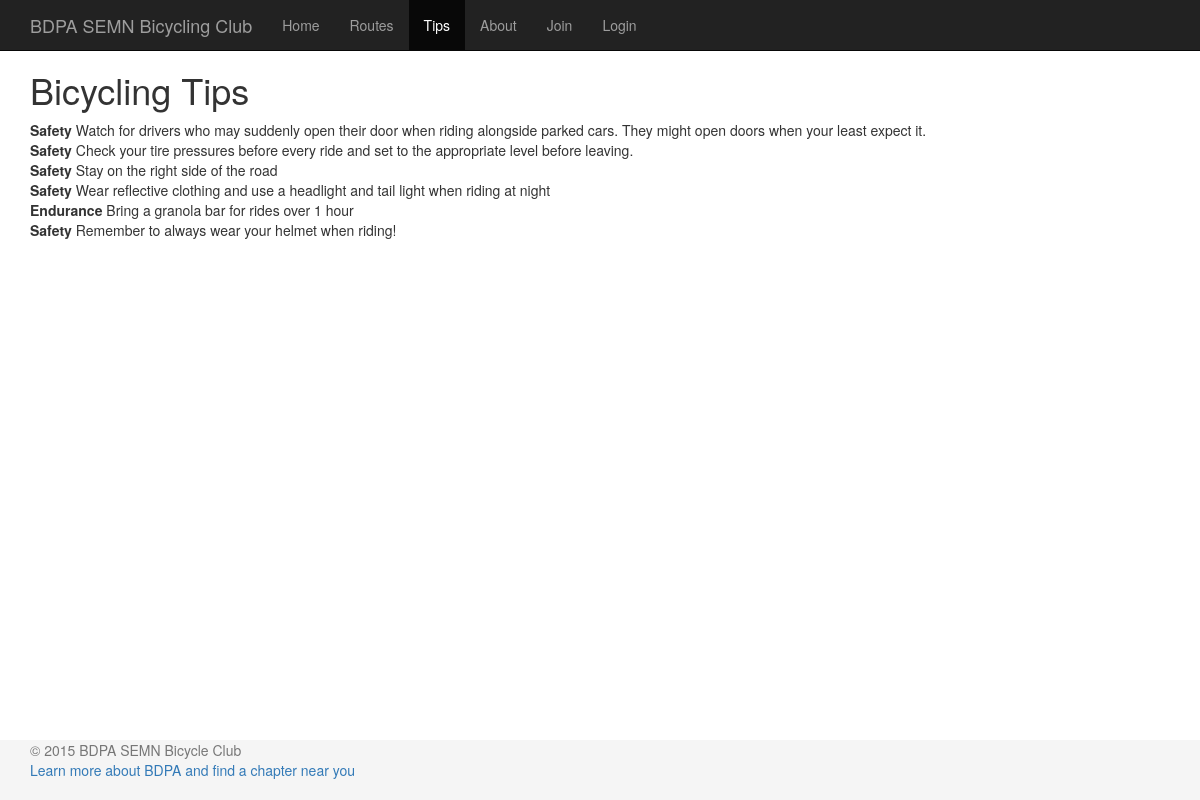
/FinalProject/tips.php, run on an earlier commit of the app's database.
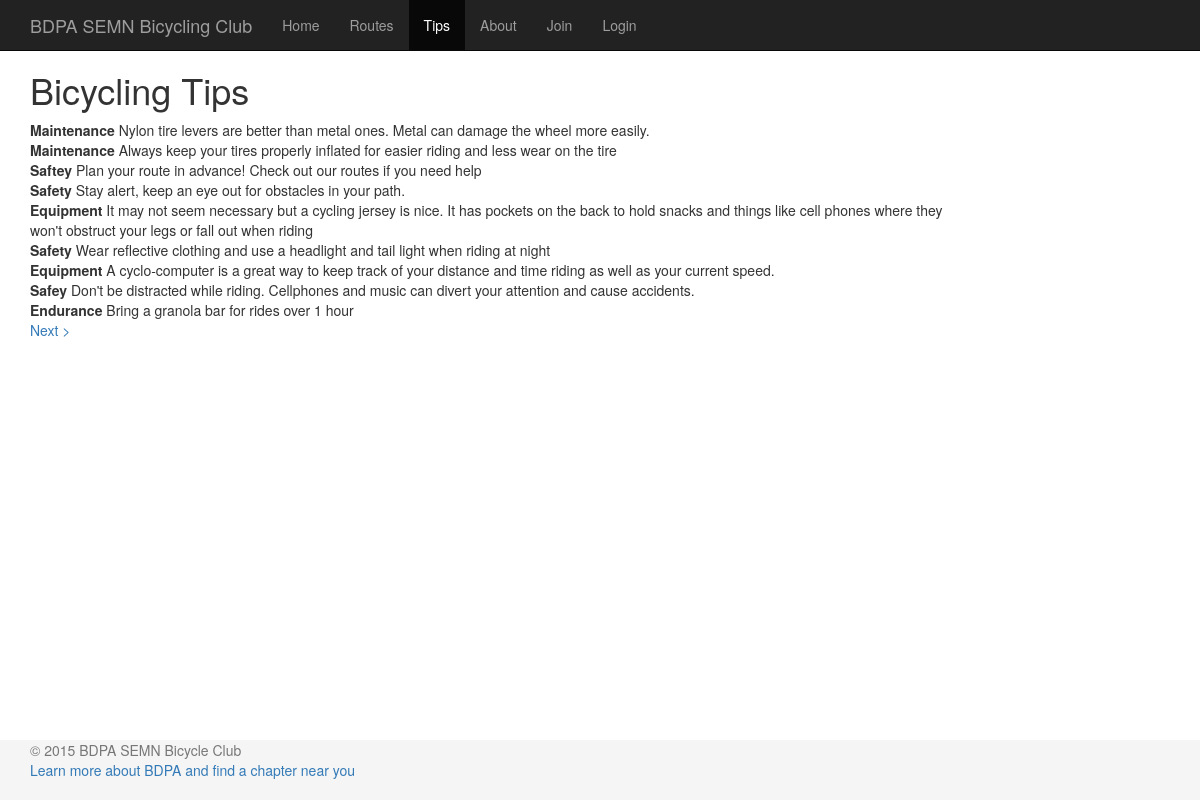
And on a later commit of the database.
### tables this page shows
CREATE TABLE `tips` (
  `TipID` int(11) unsigned NOT NULL AUTO_INCREMENT,
  `UserID` int(11) NOT NULL,
  `Type` varchar(50) DEFAULT NULL,
  `Text` mediumtext,
  `DateAdded` datetime NOT NULL,
  PRIMARY KEY (`TipID`),
  KEY `UserID` (`UserID`,`TipID`),
  KEY `DateAdded` (`DateAdded`),
  KEY `Type` (`Type`,`DateAdded`)
);

### FinalProject/includes/functions.php (called while the page is built, shortened)
<?php
function getFilename() {
    $path = explode('/', $_SERVER['PHP_SELF']);
    return array_pop($path);
}

### FinalProject/includes/tip.php (called while the page is built, shortened)
<?php
function getRecentTips($rowoffset = 0, $pagesize = 9999) {
    global $mysql;
    $select = "SELECT * FROM tips ORDER BY DateAdded DESC LIMIT {$rowoffset},{$pagesize}";
    $result = $mysql->query($select);
    if ($result) {
        $rows = array();
        while($row = $result->fetch_assoc()) {
            $rows[] = $row;
        }
        return $rows;
    }
    return false;
}

### FinalProject/tips.php (the view, shortened to what this page needs)
<?php
    require 'dbconnect.php';
    require 'includes/functions.php';
    require 'includes/tip.php';
    $pageSize = 10;
    $offset = isset($_GET['offset']) ? (int) $_GET['offset'] : 0;
    include 'includes/html-body-start.php';
    $tips = getRecentTips($offset, $pageSize + 1);
    echo '<div class="container">';
    echo '<div class="row">';
    echo '<div class="col-xs-12">';
    echo '<h1>Bicycling Tips</h1>';
    foreach ($tips as $index => $tip) {
        if ($pageSize == $index + 1) {
            break;
        }
        echo '<div class="row">';
?>
        <?php
        echo '<div class="col-xs-10">';
        echo '<strong>' . $tip['Type'] . '</strong> ' . $tip['Text'];
        echo '</div>';
        echo '</div>';
    }
    echo '<p>';
    if (count($tips) > $pageSize) {
        echo '<a href="' . getFilename() . '?offset=' . ($offset + $pageSize) . '">Next &gt;</a>';
    }
    echo '</p>';
    echo '</div>';
    echo '</div>';
    echo '</div>';
    include 'includes/html-body-end.php';

### FinalProject/includes/html-body-start.php (shortened to what this page needs)
<!DOCTYPE html>
<html lang="en">
<?php
    include 'html-head.php';
?>
<body>
<nav class="navbar navbar-inverse navbar-fixed-top">
    <div class="container">
        <div class="navbar-header">
            <a class="navbar-brand" href="index.php">BDPA SEMN Bicycling Club</a>
        </div>
        <div id="navbar" class="collapse navbar-collapse">
            <ul class="nav navbar-nav">
                <?php
                $navItems = array(
                    'index.php' => 'Home',
                    'routes.php' => 'Routes',
                    'tips.php' => 'Tips',
                    'about.php' => 'About',
                );
                if (!loggedInUser()) {
                    $navItems['join.php'] = 'Join';
                    $navItems['login.php'] = 'Login';
                } else {
                    $navItems['logout.php'] = 'Logout';
                }
                foreach ($navItems as $filename => $label) {
                    if ($filename == getFilename()) {
                        echo "<li class=\"active\"><a href=\"{$filename}\">{$label}</a></li>";
                    } else {
                        echo "<li><a href=\"{$filename}\">{$label}</a></li>";
                    }
                }
                ?>
            </ul>
        </div>
    </div>
</nav>

What changed in the data, as far as the page shows it:
no longer on this page (row edited): tips: Type "Safety", Text "Watch for drivers who may suddenly open their door when riding alongside parked cars. They might open doors when your least expect it."
no longer on this page (row edited): tips: Type "Safety", Text "Check your tire pressures before every ride and set to the appropriate level before leaving."
no longer on this page (row edited): tips: Type "Safety", Text "Stay on the right side of the road"
no longer on this page (row edited): tips: Type "Safety", Text "Remember to always wear your helmet when riding!"
added tips: Type "Maintenance", Text "Nylon tire levers are better than metal ones. Metal can damage the wheel more easily."
added tips: Type "Maintenance", Text "Always keep your tires properly inflated for easier riding and less wear on the tire"
added tips: Type "Saftey", Text "Plan your route in advance! Check out our routes if you need help"
added tips: Type "Safety", Text "Stay alert, keep an eye out for obstacles in your path."
added tips: Type "Equipment", Text "It may not seem necessary but a cycling jersey is nice. It has pockets on the back to hold snacks and things like cell phones where they won't obstruct your legs or fall out when riding"
added tips: Type "Equipment", Text "A cyclo-computer is a great way to keep track of your distance and time riding as well as your current speed."
added tips: Type "Safey", Text "Don't be distracted while riding. Cellphones and music can divert your attention and cause accidents."
Also different on the page:
text now shown: "Next >"
